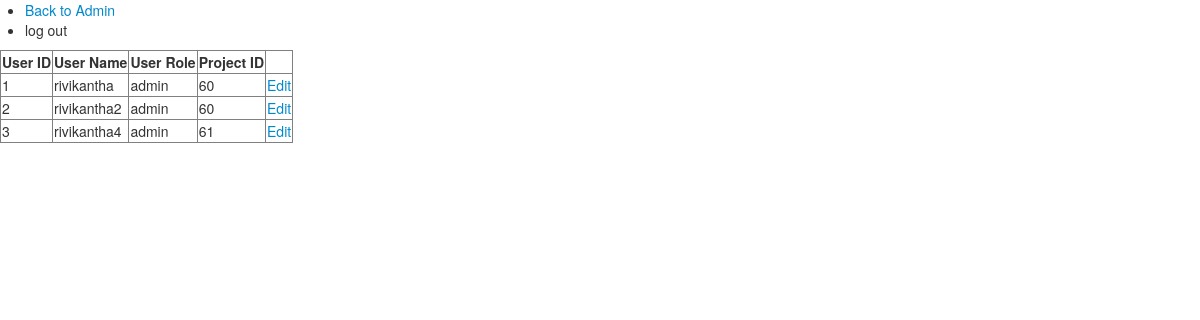
Screenshot of /index.php/admin/list_users with the database file from the repository.
### tables this page shows
CREATE TABLE `user` (
  `user_id` int(11) NOT NULL,
  `user_name` varchar(50) NOT NULL,
  `user_password` varchar(10) NOT NULL,
  `user_role` varchar(10) NOT NULL,
  `project_id` int(11) NOT NULL
);

### application/controllers/Admin.php (called while the page is built, shortened)
<?php
class Admin extends CI_Controller {
	public function list_users(){
		$header_data["title"] = "List users";
		$this->load->model("user_model");
		$data["users"] = $this->user_model->list_users();
		$this->load->view('templates/header',$header_data);
		$this->load->view('admin/list_users',$data);
		$this->load->view('templates/footer');
	}
}

### index.php (called while the page is built, shortened)
<?php
require_once BASEPATH.'core/CodeIgniter.php';

### application/models/User_model.php (called while the page is built, shortened)
<?php
class User_model extends CI_Model{
	function list_users(){
		$query = $this->db->get('user');
		return $query;
	}
}

### application/views/admin/list_users.php (the view)
<ul>
	<li><?php echo anchor('admin', 'Back to Admin');?></li>
	<li>log out</li>
</ul>
<table border="1">
	<th>User ID</th>
	<th>User Name</th>
	<th>User Role</th>
	<th>Project ID</th>
	<th></th>
<?php foreach ($users->result() as $row):?>
	<tr>
		<td><?php echo $row->user_id;?></td>
		<td><?php echo $row->user_name;?></td>
		<td><?php echo $row->user_role;?></td>
		<td><?php echo $row->project_id;?></td>
		<td><?php echo anchor('admin/edit_user/'.$row->project_id, 'Edit');?></td>
	</tr>
<?php endforeach;?>
</table>

### rows the page displays
user: user_id "1", user_name "rivikantha", user_role "admin", project "60", project "Edit"
user: user_id "2", user_name "rivikantha2", user_role "admin", project "60", project "Edit"
user: user_id "3", user_name "rivikantha4", user_role "admin", project "61", project "Edit"

### other values shown
anchor('admin', 'Back to Admin') "Back to Admin"
